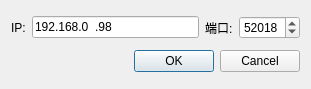
<?xml version="1.0" encoding="UTF-8"?>
<ui version="4.0">
 <class>SAMModeDialog</class>
 <widget class="QDialog" name="SAMModeDialog">
  <property name="geometry">
   <rect>
    <x>0</x>
    <y>0</y>
    <width>311</width>
    <height>89</height>
   </rect>
  </property>
  <property name="windowTitle">
   <string>SAM 看一看</string>
  </property>
  <layout class="QGridLayout" name="gridLayout">
   <item row="0" column="0">
    <layout class="QHBoxLayout" name="horizontalLayout">
     <item>
      <widget class="QLabel" name="label">
       <property name="text">
        <string>IP:</string>
       </property>
      </widget>
     </item>
     <item>
      <widget class="QLineEdit" name="IPlineEdit">
       <property name="inputMask">
        <string>000.000.000.000</string>
       </property>
       <property name="text">
        <string>192.168.0.98</string>
       </property>
      </widget>
     </item>
     <item>
      <widget class="QLabel" name="label_2">
       <property name="text">
        <string>端口:</string>
       </property>
      </widget>
     </item>
     <item>
      <widget class="QSpinBox" name="portSpinBox">
       <property name="maximum">
        <number>99999</number>
       </property>
       <property name="value">
        <number>52018</number>
       </property>
      </widget>
     </item>
    </layout>
   </item>
   <item row="1" column="0">
    <widget class="QDialogButtonBox" name="buttonBox">
     <property name="orientation">
      <enum>Qt::Horizontal</enum>
     </property>
     <property name="standardButtons">
      <set>QDialogButtonBox::Cancel|QDialogButtonBox::Ok</set>
     </property>
    </widget>
   </item>
  </layout>
 </widget>
 <resources/>
 <connections>
  <connection>
   <sender>buttonBox</sender>
   <signal>accepted()</signal>
   <receiver>SAMModeDialog</receiver>
   <slot>accept()</slot>
   <hints>
    <hint type="sourcelabel">
     <x>248</x>
     <y>254</y>
    </hint>
    <hint type="destinationlabel">
     <x>157</x>
     <y>274</y>
    </hint>
   </hints>
  </connection>
  <connection>
   <sender>buttonBox</sender>
   <signal>rejected()</signal>
   <receiver>SAMModeDialog</receiver>
   <slot>reject()</slot>
   <hints>
    <hint type="sourcelabel">
     <x>316</x>
     <y>260</y>
    </hint>
    <hint type="destinationlabel">
     <x>286</x>
     <y>274</y>
    </hint>
   </hints>
  </connection>
 </connections>
</ui>
